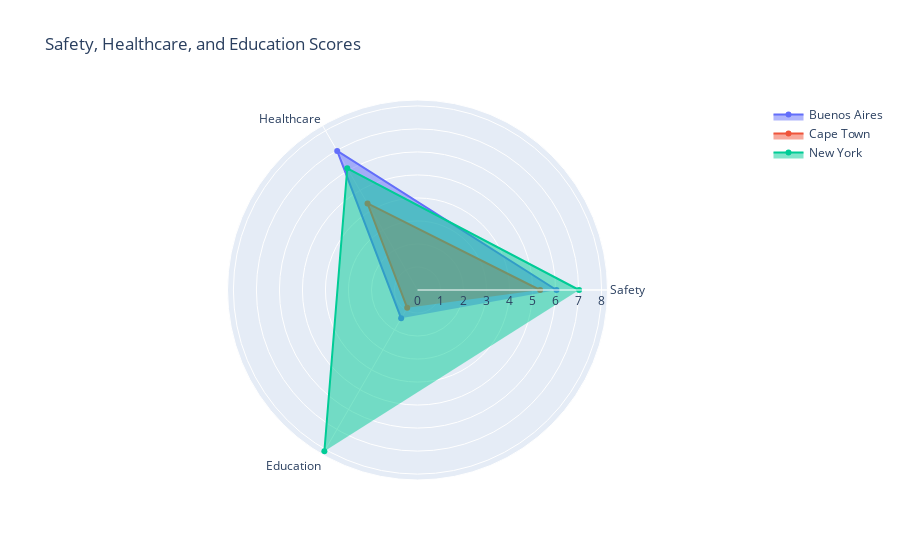

Write notebook code for a chart like this one.
### Markdown cell above
## grafiek 4 (Kosten van levensonderhoud vs woningprijzen)
De vierde grafiek toont dat steden met een lagere kosten van levensonderhoud niet altijd een zwakkere economie hebben. Bijvoorbeeld, Amsterdam heeft een relatief lage kosten van levensonderhoud, maar scoort hoog op economische sterkte. Dit kan betekenen dat de economische kansen in deze steden compenseren voor de hoge woonlasten.

### Code cell
subset_df = ua_scores_df[ua_scores_df['ua_name'].isin(['Cape Town', 'Buenos Aires', 'New York'])]

# Radar chart
fig_radar = go.Figure()

for _, row in subset_df.iterrows():
    fig_radar.add_trace(go.Scatterpolar(
        r=[row['safety'], row['healthcare'], row['education']],
        theta=['Safety', 'Healthcare', 'Education'],
        fill='toself',
        name=row['ua_name']
    ))

fig_radar.update_layout(
    polar=dict(
        radialaxis=dict(visible=True)
    ),
    title='Safety, Healthcare, and Education Scores'
)

fig_radar.show()

### Figure 1 — Plotly figure (JSON) as saved in the notebook; plotly's stock layout.template omitted (floating-point values rounded to 4 significant figures)
{"data": [{"fill": "toself", "name": "Buenos Aires", "r": [6.04, 6.979, 1.422], "theta": ["Safety", "Healthcare", "Education"], "type": "scatterpolar"}, {"fill": "toself", "name": "Cape Town", "r": [5.328, 4.343, 0.8945], "theta": ["Safety", "Healthcare", "Education"], "type": "scatterpolar"}, {"fill": "toself", "name": "New York", "r": [7.022, 6.105, 8.094], "theta": ["Safety", "Healthcare", "Education"], "type": "scatterpolar"}], "layout": {"polar": {"radialaxis": {"visible": true}}, "title": {"text": "Safety, Healthcare, and Education Scores"}}}
